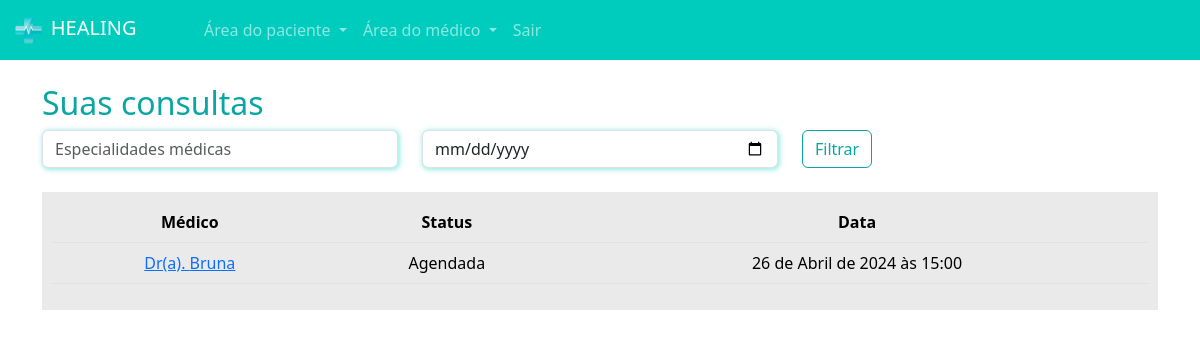
Page /pacientes/minhas_consultas/ (signed in) on the committed database.
### paciente/models.py (models this page shows, shortened)
class Consulta(models.Model):
    status_choices = (
        ('A', 'Agendada'),
        ('F', 'Finalizada'),
        ('C', 'Cancelada'),
        ('I', 'Iniciada')
    )
    paciente = models.ForeignKey(User, on_delete=models.DO_NOTHING)
    data_aberta = models.ForeignKey(DatasAbertas, on_delete=models.DO_NOTHING)
    status = models.CharField(max_length=1, choices=status_choices, default='A')
    link = models.URLField(null=True, blank=True)

### medico/models.py (models this page shows, shortened)
class DatasAbertas(models.Model):
    data = models.DateTimeField()
    user = models.ForeignKey(User, on_delete=models.DO_NOTHING)
    agendado = models.BooleanField(default=False)

### paciente/views.py (the view)
# urls.py: path('minhas_consultas/', views.minhas_consultas, name="minhas_consultas"),
@login_required
def minhas_consultas(request):
    if request.method == "GET":
        minhas_consultas = Consulta.objects.filter(paciente=request.user).filter(data_aberta__data__gte=datetime.now())
        return render(request, 'minhas_consultas.html', {'minhas_consultas': minhas_consultas, 'is_medico': is_medico(request.user)})

### medico/models.py (called while the page is built)
def is_medico(user):
    return DadosMedico.objects.filter(user=user).exists()

### paciente/templates/minhas_consultas.html
{% extends "base.html" %}
{% load static %}
{% block 'head' %}
    <link rel="stylesheet" href="{% static 'medicos/css/abrir_horario.css' %}">
    <link rel="stylesheet" href="{% static 'usuarios/css/usuarios.css' %}">
    <link rel="stylesheet" href="{% static 'medicos/css/cadastro_medico.css' %}">
    <link rel="stylesheet" href="{% static 'pacientes/css/home.css' %}">
    <link rel="stylesheet" href="https://cdn.jsdelivr.net/npm/bootstrap-icons@1.11.3/font/bootstrap-icons.min.css">
{% endblock 'head' %}
{% block 'body' %}
{% include "partials/navbar.html" %}
    <div class="container">
        <br>
        <h2><span class="color-dark">Suas consultas</span></h2>
        <div class="row">
            <div class="col-md">
                <input type="text" name="especialidades" id="" class="form-control shadow-main-color" placeholder="Especialidades médicas">
            </div>
            <div class="col-md">
                <input type="date" name="data" id="" class="form-control shadow-main-color" placeholder="Data da consulta">
            </div>
            <div class="col-md">
                <input type="submit" value="Filtrar" class="btn btn-dark-color-outline">
            </div>
        </div>
        <br>
        <div class="list-minhas-consultas">
            <table class="table">
                <thead>
                  <tr>
                    <th scope="col">Médico</th>
                    <th scope="col">Status</th>
                    <th scope="col">Data</th>
                  </tr>
                </thead>
                <tbody>
                    {% for consulta in minhas_consultas  %}
                        <tr>
                            <td><a href="{% url 'consulta' consulta.id %}">Dr(a). {{consulta.data_aberta.user}}</a></td>
                            <td>{{consulta.get_status_display}}</td>
                            <td>{{consulta.data_aberta.data}}</td>
                        </tr>
                    {% endfor %}
                </tbody>
              </table>
        </div>
    </div>
{% endblock 'body' %}

### templates/static/geral/css/base.css (style rules this page uses)
:root { --main-color: #00CCBE; --dark-color: #09A6A3; --contrast-color: #FFD686; }
.color-dark { color: var(--dark-color); }

### templates/static/usuarios/css/usuarios.css (style rules this page uses)
.btn-dark-color-outline { border: 1px solid var(--dark-color); color: var(--dark-color) }

### templates/static/medicos/css/cadastro_medico.css (style rules this page uses)
.shadow-main-color { box-shadow: 1px 1px 5px 1px rgba(0, 204, 190,.4); }

### templates/static/pacientes/css/home.css (style rules this page uses)
table { border-collapse: collapse !important; width: 100%; }
th, td { padding: 8px; text-align: center; background-color: #EAEAEA !important; }
th { background-color: #EAEAEA; }
.list-minhas-consultas { background-color: #EAEAEA; padding: 10px; }

### rows in the picture
Consulta: data_aberta.user "Bruna", status "Agendada", data_aberta.data "26 de Abril de 2024 às 15:00"
